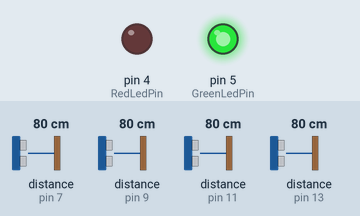
This sketch was run on a simulated Arduino Uno, built with avr-gcc and run on an emulated ATmega328P. Parts: output pins drawn as LEDs (lit = HIGH). Wiring (inferred from the names in the program): 4 × ultrasonic range finder: trigger pin 6, echo pin 7 / trigger pin 8, echo pin 9 / trigger pin 10, echo pin 11 / trigger pin 12, echo pin 13. Inputs (shaded band) come from the test bench; at power-on: distance to the obstacle (sensors on pin 7, pin 9, pin 11, pin 13) 80 cm. The echo pulse lasts 58.3 µs per cm; pins used as bus, display or sensor lines are not drawn.

Above: at 0.1 s.
Timing chart, 0 to 1.6 s (numbered marks = the images above):
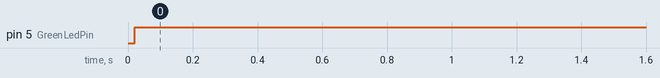

Measured:
- by itself, pin 5 (GreenLedPin): LOW → HIGH at 0.02 s

The sketch:

TrafficControllerWith4Sencor.ino
```cpp
#define sensor1EchoPin 13
#define sensor1TrigPin 12

#define sensor2EchoPin 11
#define sensor2TrigPin 10

#define sensor3EchoPin 9
#define sensor3TrigPin 8

#define sensor4EchoPin 7
#define sensor4TrigPin 6

#define GreenLedPin 5
#define RedLedPin 4

bool sensor1ISsence = false;
bool sensor2ISsence = false;
bool sensor3ISsence = false;
bool sensor4ISsence = false;


void setup() {

 Serial.begin(9600);
 pinMode(sensor1TrigPin, OUTPUT);
 pinMode(sensor1EchoPin, INPUT);
 pinMode(sensor2TrigPin, OUTPUT);
 pinMode(sensor2EchoPin, INPUT);
 pinMode(sensor3TrigPin, OUTPUT);
 pinMode(sensor3EchoPin, INPUT);
 pinMode(sensor4TrigPin, OUTPUT);
 pinMode(sensor4EchoPin, INPUT);

 pinMode(RedLedPin,OUTPUT);
 pinMode(GreenLedPin,OUTPUT);
}

void loop() {
  sensor1Sence();
  sensor2Sence();
  sensor3Sence();
  sensor4Sence();

 if(sensor1ISsence==true && sensor2ISsence==true && sensor3ISsence==true && sensor4ISsence==true){
      digitalWrite(GreenLedPin,LOW);
      digitalWrite(RedLedPin,HIGH);
  }

  else{
      digitalWrite(GreenLedPin,HIGH);
      digitalWrite(RedLedPin,LOW);
    }
  delay(100);
}

void sensor1Sence(){
 long duration, distance;
 digitalWrite(sensor1TrigPin, LOW);
 delayMicroseconds(2);
 digitalWrite(sensor1TrigPin, HIGH);
 delayMicroseconds(10);
 digitalWrite(sensor1TrigPin, LOW);
 duration = pulseIn(sensor1EchoPin, HIGH);
 distance = (duration/2) / 29.1;

 if ( distance <= 5){
     sensor1ISsence=true;
    }
else{
     sensor1ISsence = false;
    }
}

void sensor2Sence(){
 long duration, distance;
 digitalWrite(sensor2TrigPin, LOW);
 delayMicroseconds(2);
 digitalWrite(sensor2TrigPin, HIGH);
 delayMicroseconds(10);
 digitalWrite(sensor2TrigPin, LOW);
 duration = pulseIn(sensor2EchoPin, HIGH);
 distance = (duration/2) / 29.1;

 if ( distance <= 5){
     sensor2ISsence=true;
    }
else{
      sensor2ISsence=false;
    }
}

void sensor3Sence(){
 long duration, distance;
 digitalWrite(sensor3TrigPin, LOW);
 delayMicroseconds(2);
 digitalWrite(sensor3TrigPin, HIGH);
 delayMicroseconds(10);
 digitalWrite(sensor3TrigPin, LOW);
 duration = pulseIn(sensor3EchoPin, HIGH);
 distance = (duration/2) / 29.1;

 if ( distance <= 5){
     sensor3ISsence=true;
    }
else{
     sensor3ISsence=false;
    }
}

void sensor4Sence(){
 long duration, distance;
 digitalWrite(sensor4TrigPin, LOW);
 delayMicroseconds(2);
 digitalWrite(sensor4TrigPin, HIGH);
 delayMicroseconds(10);
 digitalWrite(sensor4TrigPin, LOW);
 duration = pulseIn(sensor4EchoPin, HIGH);
 distance = (duration/2) / 29.1;

 if ( distance <= 5){
      sensor4ISsence=true;
    }
else{
     sensor4ISsence=false;
    }
}
```
